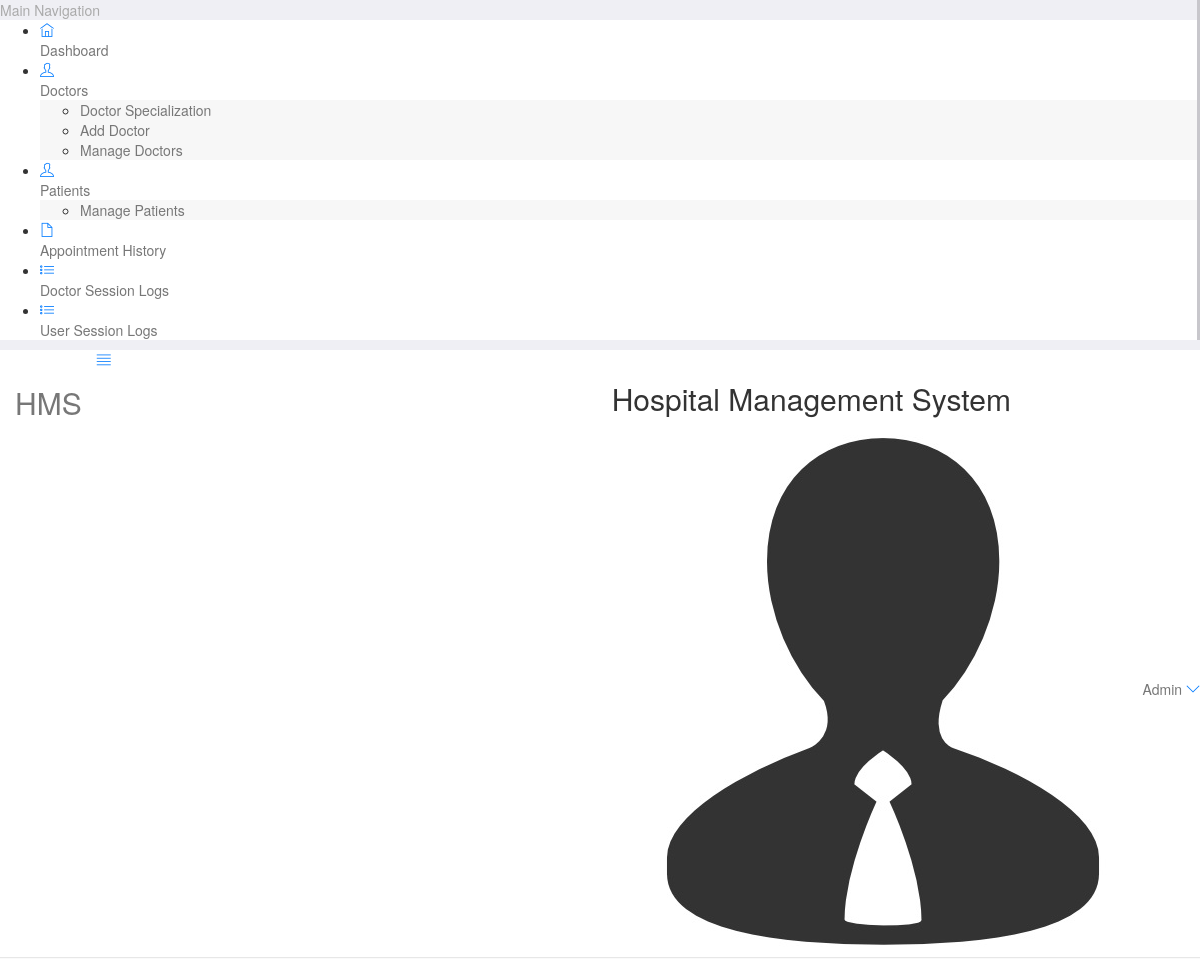
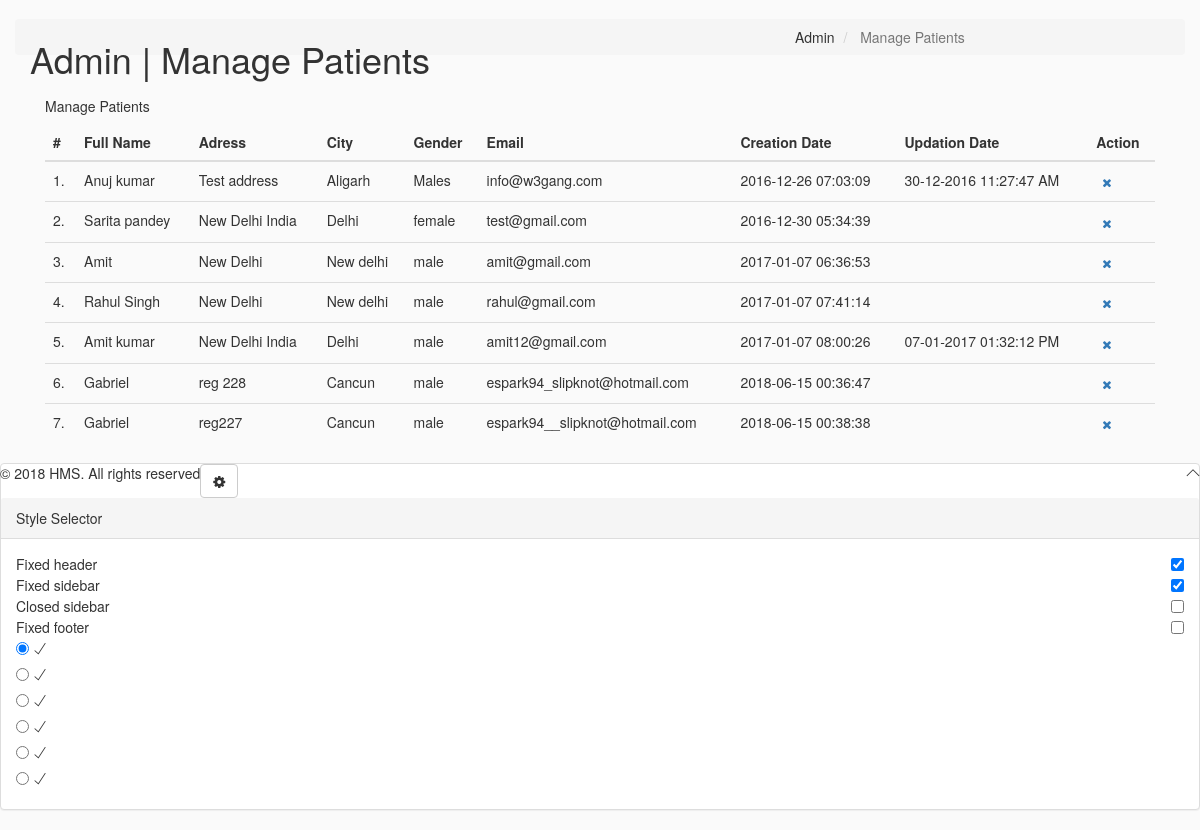
/Backend/hms/admin2/manage-users.php (signed in), run on the app's committed database (2 pictures, top to bottom).
### tables this page shows
CREATE TABLE `users` (
  `id` int(11) NOT NULL,
  `fullName` varchar(255) NOT NULL,
  `address` longtext NOT NULL,
  `city` varchar(255) NOT NULL,
  `gender` varchar(255) NOT NULL,
  `email` varchar(255) NOT NULL,
  `password` varchar(255) NOT NULL,
  `regDate` timestamp NOT NULL DEFAULT CURRENT_TIMESTAMP,
  `updationDate` varchar(255) NOT NULL
);

### Backend/hms/admin2/manage-users.php (the view, shortened to what this page needs)
<?php
include('include/config.php');
?>
<!DOCTYPE html>
<html lang="en">
	<head>
		<link rel="stylesheet" href="vendor/bootstrap/css/bootstrap.min.css">
		<link rel="stylesheet" href="vendor/fontawesome/css/font-awesome.min.css">
		<link rel="stylesheet" href="vendor/themify-icons/themify-icons.min.css">
		<link href="vendor/animate.css/animate.min.css" rel="stylesheet" media="screen">
		<link href="vendor/perfect-scrollbar/perfect-scrollbar.min.css" rel="stylesheet" media="screen">
		<link href="vendor/switchery/switchery.min.css" rel="stylesheet" media="screen">
		<link href="vendor/bootstrap-touchspin/jquery.bootstrap-touchspin.min.css" rel="stylesheet" media="screen">
		<link href="vendor/select2/select2.min.css" rel="stylesheet" media="screen">
		<link href="vendor/bootstrap-datepicker/bootstrap-datepicker3.standalone.min.css" rel="stylesheet" media="screen">
		<link href="vendor/bootstrap-timepicker/bootstrap-timepicker.min.css" rel="stylesheet" media="screen">
		<link rel="stylesheet" href="assets/css/styles.css">
		<link rel="stylesheet" href="assets/css/plugins.css">
		<link rel="stylesheet" href="assets/css/themes/theme-1.css" id="skin_color" />
	</head>
	<body>
		<div id="app">
<?php include('include/sidebar.php');?>
			<div class="app-content">
						<?php include('include/header.php');?>
				<div class="main-content" >
					<div class="wrap-content container" id="container">
						<section id="page-title">
							<div class="row">
								<div class="col-sm-8">
									<h1 class="mainTitle">Admin | Manage Patients</h1>
																	</div>
								<ol class="breadcrumb">
									<li>
										<span>Admin</span>
									</li>
									<li class="active">
										<span>Manage Patients</span>
									</li>
								</ol>
							</div>
						</section>
						<div class="container-fluid container-fullw bg-white">
									<div class="row">
								<div class="col-md-12">
									<h5 class="over-title margin-bottom-15">Manage <span class="text-bold">Patients</span></h5>
									<table class="table table-hover" id="sample-table-1">
										<thead>
											<tr>
												<th class="center">#</th>
												<th>Full Name</th>
												<th class="hidden-xs">Adress</th>
												<th>City</th>
												<th>Gender </th>
												<th>Email </th>
												<th>Creation Date </th>
												<th>Updation Date </th>
												<th>Action</th>
											</tr>
										</thead>
										<tbody>
<?php
$sql=mysqli_query($con,"select * from users");
$cnt=1;
while($row=mysqli_fetch_array($sql))
{
?>
											<tr>
												<td class="center"><?php echo $cnt;?>.</td>
												<td class="hidden-xs"><?php echo $row['fullName'];?></td>
												<td><?php echo $row['address'];?></td>
												<td><?php echo $row['city'];?>
												</td>
												<td><?php echo $row['gender'];?></td>
												<td><?php echo $row['email'];?></td>
												<td><?php echo $row['regDate'];?></td>
												<td><?php echo $row['updationDate'];?>
												</td>
												<td >
												<div class="visible-md visible-lg hidden-sm hidden-xs">
	<a href="manage-users.php?id=<?php echo $row['id']?>&del=delete" onClick="return confirm('Are you sure you want to delete?')"class="btn btn-transparent btn-xs tooltips" tooltip-placement="top" tooltip="Remove"><i class="fa fa-times fa fa-white"></i></a>
												</div>
												</td>
											</tr>
											<?php
$cnt=$cnt+1;
											 }?>
										</tbody>
									</table>
								</div>
							</div>
								</div>
							</div>
						</div>
					</div>
				</div>
	<?php include('include/footer.php');?>
	<?php include('include/setting.php');?>
	</body>
</html>

### Backend/hms/admin2/assets/css/themes/theme-1.css (style rules this page uses)
body { background: #FAFAFA; }

### data on the page
users: fullName "Anuj kumar", address "Test address", city "Aligarh", gender "Males", email "info@w3gang.com", regDate "2016-12-26 07:03:09", updationDate "30-12-2016 11:27:47 AM"
users: fullName "Sarita pandey", address "New Delhi India", city "Delhi", gender "female", email "test@gmail.com", regDate "2016-12-30 05:34:39"
users: fullName "Amit", address "New Delhi", city "New delhi", gender "male", email "amit@gmail.com", regDate "2017-01-07 06:36:53"
users: fullName "Rahul Singh", address "New Delhi", city "New delhi", gender "male", email "rahul@gmail.com", regDate "2017-01-07 07:41:14"
users: fullName "Amit kumar", address "New Delhi India", city "Delhi", gender "male", email "amit12@gmail.com", regDate "2017-01-07 08:00:26", updationDate "07-01-2017 01:32:12 PM"
users: fullName "Gabriel", address "reg 228", city "Cancun", gender "male", email "espark94_slipknot@hotmail.com", regDate "2018-06-15 00:36:47"
users: fullName "Gabriel", address "reg227", city "Cancun", gender "male", email "espark94__slipknot@hotmail.com", regDate "2018-06-15 00:38:38"
